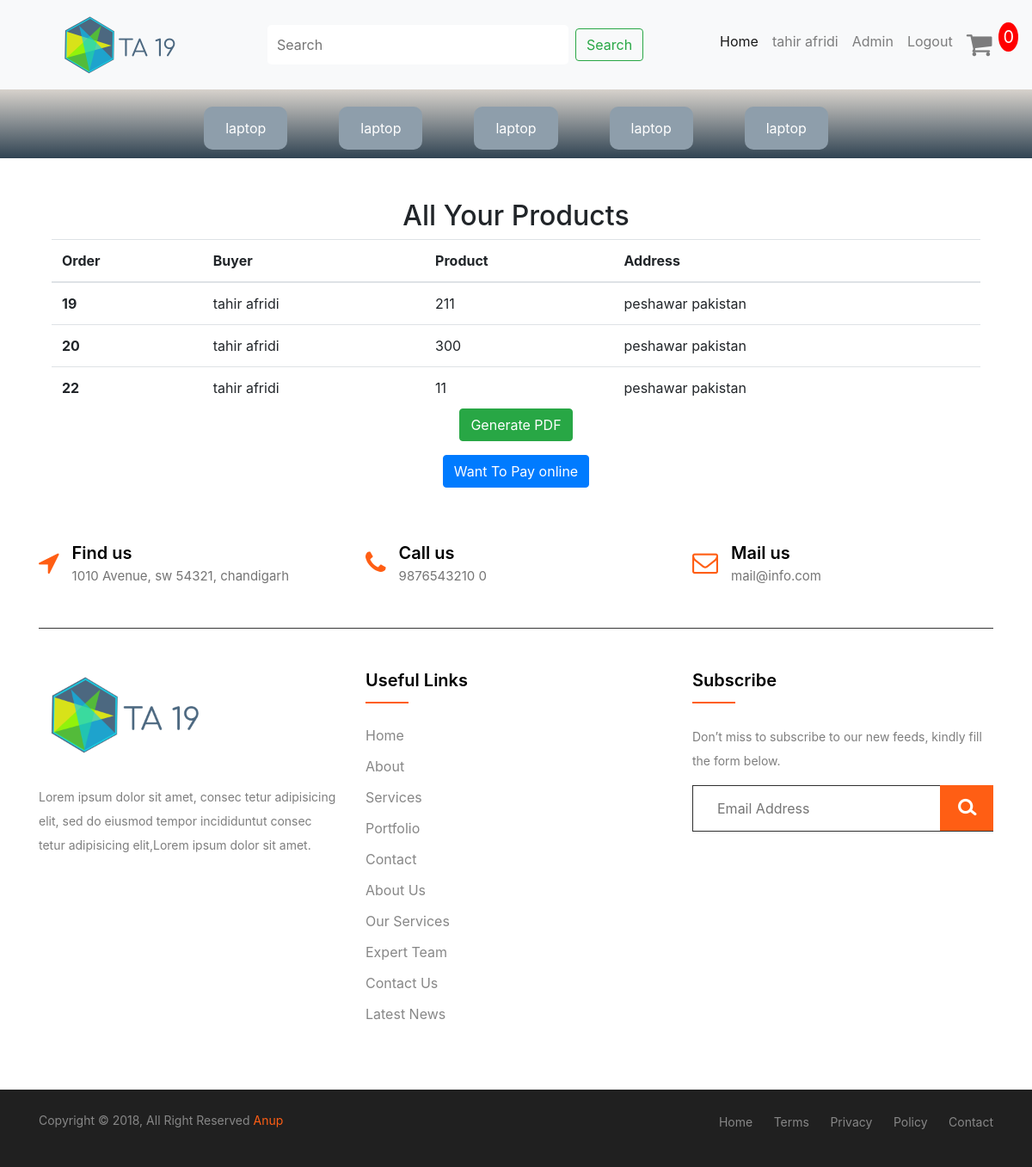
/checkout_details.php (signed in), run on the app's committed database.
### tables this page shows
CREATE TABLE `checkout_details` (
  `order_id` int(11) NOT NULL,
  `pay_mode` varchar(255) NOT NULL,
  `buyer_name` varchar(255) NOT NULL,
  `buyer_id` int(11) NOT NULL,
  `product_gtotal` int(11) NOT NULL,
  `user_address` text NOT NULL
);

### checkout_details.php (the view, shortened to what this page needs)
<!DOCTYPE html>
<html>
<head>
</head>
<body>
<?php include "include/header.php"; ?>
<?php include "include/connection.php"; ?>
<nav class="navbar navbar-expand-lg navbar-light bg-light sticky-top">
  <a href="./index.php"><img class="navbar-brand ml-5 tahir-logo" src="images/tahir-logo.png" width="150"></a>
  <div class="collapse navbar-collapse" id="navbarTogglerDemo03">
    <form class="form-inline my-2 my-lg-0 m-auto">
      <input class="mr-sm-2 input-size" type="search" placeholder="Search" aria-label="Search">
      <button class="btn btn-outline-success my-2 my-sm-0" type="submit">Search</button>
    </form>
    <div class="links ">
    <ul class="navbar-nav  mt-2 mt-lg-0">
      <li class="nav-item active">
        <a class="nav-link" href="index.php">Home <span class="sr-only">(current)</span></a>
      </li>
      <li class="nav-item dropdown">
      <a href="">
<?php
if(isset($_SESSION['username'])){ ?>
 <a href='' class='nav-link' id='sign_up_btn'><?php echo $_SESSION['username'];?></a>
 <?php echo "<li  class='nav-item'><a href='admin/index.php' class='nav-link' >Admin</a></li> ";
 echo "<a href='./login/logout.php' class='nav-link'>Logout</a> ";
 echo "<a href='checkout_details.php' class='nav-link'><i class='fa fa-shopping-cart fa-2x' aria-hidden='true'></i> </a> ";
 echo "<span class='counter counter-lg'><span style='color:white;font-size:20px;background-color:red;border-radius:100%;padding:5px;'> 0 </span></span>" ;
} ?> </a>
      </li>
    </ul>
   </div>
  </div>
</nav>
<div class="container-fluid p-0 bg-defult">
    <ul class="navbar-nav all-brands">
      <li>laptop</li>
      <li>laptop</li>
      <li>laptop</li>
      <li>laptop</li>
      <li>laptop</li>
    </ul>
</div>
<div class="row">
  <div class="col-md-12 mt-5">
  <h2 class="text-center">All Your Products</h2>
  <table class="table" style='width:90%; align-content:center;margin:auto' id="StudentInfoListTable">
  <thead>
    <tr>
      <th scope="col">Order</th>
      <th scope="col">Buyer </th>
      <th scope="col">Product </th>
      <th scope="col">Address</th>
    </tr>
  </thead>
  <tbody>
    <?php
    $online_user_id = $_SESSION['id'];
$query = "SELECT * FROM checkout_details WHERE buyer_id = {$online_user_id}";
$select_post = mysqli_query($conn,$query);
while($row = mysqli_fetch_assoc($select_post)){
$id = $row['order_id'];
$title = $row['buyer_name'];
$author = $row['product_gtotal'];
$image = $row['user_address'];
 ?>
<tr>
      <th scope="row"><?php echo $id; ?> </th>
      <td><?php echo $title; ?> </td>
      <td><?php echo $author; ?> </td>
      <td><?php echo $image; ?> </td>
    </tr>
    <?php } ?>
  </tbody>
</table>
<p class="text-center"> <Button type="button" class="text-center btn btn-success " id="cmd" >Generate PDF</button></p>
<p class="text-center"> <a href="online_payment.php" type="button" class="text-center btn btn-primary " id="cmd" >Want To Pay online</a></p>
  </div>
</div>
<?php include "include/footer.php"; ?>

### css/style.css (style rules this page uses)
.tahir-logo { width:150px; cursor: pointer; }
.input-size { width:350px; padding: 11px; border-radius: 5px; border: transparent; }
.all-brands { flex-direction: unset !important; width:100%; justify-content: center; gap: 5%; display: inline-block; background-image: linear-gradient(#d7d2cc, #304352); overflow: hidden; height: 80px; }
.all-brands li { background-color: #8e9eab; padding: 25px; color: white !important; max-height: 20px; margin-top: 20px; line-height: 0; border-radius: 10px; cursor: pointer; }
ul { margin: 0px; padding: 0px; }

### data on the page
checkout_details: order_id "19", buyer_name "tahir afridi", product_gtotal "211", user_address "peshawar pakistan"
checkout_details: order_id "20", buyer_name "tahir afridi", product_gtotal "300", user_address "peshawar pakistan"
checkout_details: order_id "22", buyer_name "tahir afridi", product_gtotal "11", user_address "peshawar pakistan"

### other printed values
$_SESSION['username'] "tahir afridi"
